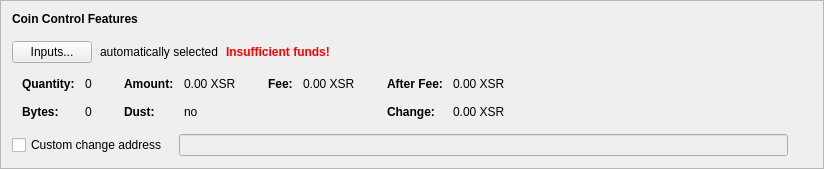
      <widget class="QFrame" name="frameCoinControl">
       <property name="sizePolicy">
        <sizepolicy hsizetype="Preferred" vsizetype="Fixed">
         <horstretch>0</horstretch>
         <verstretch>0</verstretch>
        </sizepolicy>
       </property>
       <property name="frameShape">
        <enum>QFrame::StyledPanel</enum>
       </property>
       <property name="frameShadow">
        <enum>QFrame::Raised</enum>
       </property>
       <layout class="QVBoxLayout" name="verticalLayout_4">
        <item>
         <layout class="QVBoxLayout" name="verticalLayoutCoinControl" stretch="0,0,0,0,0">
          <property name="spacing">
           <number>0</number>
          </property>
          <property name="sizeConstraint">
           <enum>QLayout::SetDefaultConstraint</enum>
          </property>
          <property name="leftMargin">
           <number>0</number>
          </property>
          <property name="topMargin">
           <number>0</number>
          </property>
          <item>
           <layout class="QHBoxLayout" name="horizontalLayoutCoinControl1">
            <property name="bottomMargin">
             <number>15</number>
            </property>
            <item>
             <widget class="QLabel" name="labelCoinControlFeatures">
              <property name="sizePolicy">
               <sizepolicy hsizetype="Preferred" vsizetype="Maximum">
                <horstretch>0</horstretch>
                <verstretch>0</verstretch>
               </sizepolicy>
              </property>
              <property name="font">
               <font>
                <weight>75</weight>
                <bold>true</bold>
               </font>
              </property>
              <property name="styleSheet">
               <string notr="true">font-weight:bold;</string>
              </property>
              <property name="text">
               <string>Coin Control Features</string>
              </property>
             </widget>
            </item>
           </layout>
          </item>
          <item>
           <layout class="QHBoxLayout" name="horizontalLayoutCoinControl2" stretch="0,0,0,0">
            <property name="spacing">
             <number>8</number>
            </property>
            <property name="bottomMargin">
             <number>10</number>
            </property>
            <item>
             <widget class="QPushButton" name="pushButtonCoinControl">
              <property name="styleSheet">
               <string notr="true"/>
              </property>
              <property name="text">
               <string>Inputs...</string>
              </property>
              <property name="autoDefault">
               <bool>false</bool>
              </property>
             </widget>
            </item>
            <item>
             <widget class="QLabel" name="labelCoinControlAutomaticallySelected">
              <property name="text">
               <string>automatically selected</string>
              </property>
              <property name="margin">
               <number>5</number>
              </property>
             </widget>
            </item>
            <item>
             <widget class="QLabel" name="labelCoinControlInsuffFunds">
              <property name="font">
               <font>
                <weight>75</weight>
                <bold>true</bold>
               </font>
              </property>
              <property name="styleSheet">
               <string notr="true">color:red;font-weight:bold;</string>
              </property>
              <property name="text">
               <string>Insufficient funds!</string>
              </property>
              <property name="margin">
               <number>5</number>
              </property>
             </widget>
            </item>
            <item>
             <spacer name="horizontalSpacerCoinControl">
              <property name="orientation">
               <enum>Qt::Horizontal</enum>
              </property>
              <property name="sizeHint" stdset="0">
               <size>
                <width>40</width>
                <height>1</height>
               </size>
              </property>
             </spacer>
            </item>
           </layout>
          </item>
          <item>
           <widget class="QWidget" name="widgetCoinControl" native="true">
            <property name="sizePolicy">
             <sizepolicy hsizetype="Preferred" vsizetype="Preferred">
              <horstretch>0</horstretch>
              <verstretch>0</verstretch>
             </sizepolicy>
            </property>
            <property name="minimumSize">
             <size>
              <width>0</width>
              <height>0</height>
             </size>
            </property>
            <property name="styleSheet">
             <string notr="true"/>
            </property>
            <layout class="QHBoxLayout" name="horizontalLayoutCoinControl5">
             <property name="leftMargin">
              <number>0</number>
             </property>
             <property name="topMargin">
              <number>0</number>
             </property>
             <property name="rightMargin">
              <number>0</number>
             </property>
             <property name="bottomMargin">
              <number>0</number>
             </property>
             <item>
              <layout class="QHBoxLayout" name="horizontalLayoutCoinControl3" stretch="0,0,0,1">
               <property name="spacing">
                <number>20</number>
               </property>
               <property name="topMargin">
                <number>0</number>
               </property>
               <property name="bottomMargin">
                <number>10</number>
               </property>
               <item>
                <layout class="QFormLayout" name="formLayoutCoinControl1">
                 <property name="horizontalSpacing">
                  <number>10</number>
                 </property>
                 <property name="verticalSpacing">
                  <number>14</number>
                 </property>
                 <property name="leftMargin">
                  <number>10</number>
                 </property>
                 <property name="topMargin">
                  <number>4</number>
                 </property>
                 <property name="rightMargin">
                  <number>6</number>
                 </property>
                 <item row="0" column="0">
                  <widget class="QLabel" name="labelCoinControlQuantityText">
                   <property name="font">
                    <font>
                     <weight>75</weight>
                     <bold>true</bold>
                    </font>
                   </property>
                   <property name="text">
                    <string>Quantity:</string>
                   </property>
                   <property name="margin">
                    <number>0</number>
                   </property>
                  </widget>
                 </item>
                 <item row="0" column="1">
                  <widget class="QLabel" name="labelCoinControlQuantity">
                   <property name="cursor">
                    <cursorShape>IBeamCursor</cursorShape>
                   </property>
                   <property name="contextMenuPolicy">
                    <enum>Qt::ActionsContextMenu</enum>
                   </property>
                   <property name="text">
                    <string notr="true">0</string>
                   </property>
                   <property name="margin">
                    <number>0</number>
                   </property>
                   <property name="textInteractionFlags">
                    <set>Qt::LinksAccessibleByMouse|Qt::TextSelectableByKeyboard|Qt::TextSelectableByMouse</set>
                   </property>
                  </widget>
                 </item>
                 <item row="1" column="0">
                  <widget class="QLabel" name="labelCoinControlBytesText">
                   <property name="font">
                    <font>
                     <weight>75</weight>
                     <bold>true</bold>
                    </font>
                   </property>
                   <property name="text">
                    <string>Bytes:</string>
                   </property>
                  </widget>
                 </item>
                 <item row="1" column="1">
                  <widget class="QLabel" name="labelCoinControlBytes">
                   <property name="cursor">
                    <cursorShape>IBeamCursor</cursorShape>
                   </property>
                   <property name="contextMenuPolicy">
                    <enum>Qt::ActionsContextMenu</enum>
                   </property>
                   <property name="text">
                    <string notr="true">0</string>
                   </property>
                   <property name="textInteractionFlags">
                    <set>Qt::LinksAccessibleByMouse|Qt::TextSelectableByKeyboard|Qt::TextSelectableByMouse</set>
                   </property>
                  </widget>
                 </item>
                </layout>
               </item>
               <item>
                <layout class="QFormLayout" name="formLayoutCoinControl2">
                 <property name="horizontalSpacing">
                  <number>10</number>
                 </property>
                 <property name="verticalSpacing">
                  <number>14</number>
                 </property>
                 <property name="leftMargin">
                  <number>6</number>
                 </property>
                 <property name="topMargin">
                  <number>4</number>
                 </property>
                 <property name="rightMargin">
                  <number>6</number>
                 </property>
                 <item row="0" column="0">
                  <widget class="QLabel" name="labelCoinControlAmountText">
                   <property name="font">
                    <font>
                     <weight>75</weight>
                     <bold>true</bold>
                    </font>
                   </property>
                   <property name="text">
                    <string>Amount:</string>
                   </property>
                   <property name="margin">
                    <number>0</number>
                   </property>
                  </widget>
                 </item>
                 <item row="0" column="1">
                  <widget class="QLabel" name="labelCoinControlAmount">
                   <property name="cursor">
                    <cursorShape>IBeamCursor</cursorShape>
                   </property>
                   <property name="contextMenuPolicy">
                    <enum>Qt::ActionsContextMenu</enum>
                   </property>
                   <property name="text">
                    <string notr="true">0.00 XSR</string>
                   </property>
                   <property name="textInteractionFlags">
                    <set>Qt::LinksAccessibleByMouse|Qt::TextSelectableByKeyboard|Qt::TextSelectableByMouse</set>
                   </property>
                  </widget>
                 </item>
                 <item row="1" column="0">
                  <widget class="QLabel" name="labelCoinControlLowOutputText">
                   <property name="font">
                    <font>
                     <weight>75</weight>
                     <bold>true</bold>
                    </font>
                   </property>
                   <property name="text">
                    <string>Dust:</string>
                   </property>
                  </widget>
                 </item>
                 <item row="1" column="1">
                  <widget class="QLabel" name="labelCoinControlLowOutput">
                   <property name="cursor">
                    <cursorShape>IBeamCursor</cursorShape>
                   </property>
                   <property name="contextMenuPolicy">
                    <enum>Qt::ActionsContextMenu</enum>
                   </property>
                   <property name="text">
                    <string notr="true">no</string>
                   </property>
                   <property name="textInteractionFlags">
                    <set>Qt::LinksAccessibleByMouse|Qt::TextSelectableByKeyboard|Qt::TextSelectableByMouse</set>
                   </property>
                  </widget>
                 </item>
                </layout>
               </item>
               <item>
                <layout class="QFormLayout" name="formLayoutCoinControl3">
                 <property name="horizontalSpacing">
                  <number>10</number>
                 </property>
                 <property name="verticalSpacing">
                  <number>14</number>
                 </property>
                 <property name="leftMargin">
                  <number>6</number>
                 </property>
                 <property name="topMargin">
                  <number>4</number>
                 </property>
                 <property name="rightMargin">
                  <number>6</number>
                 </property>
                 <item row="0" column="0">
                  <widget class="QLabel" name="labelCoinControlFeeText">
                   <property name="font">
                    <font>
                     <weight>75</weight>
                     <bold>true</bold>
                    </font>
                   </property>
                   <property name="text">
                    <string>Fee:</string>
                   </property>
                   <property name="margin">
                    <number>0</number>
                   </property>
                  </widget>
                 </item>
                 <item row="0" column="1">
                  <widget class="QLabel" name="labelCoinControlFee">
                   <property name="cursor">
                    <cursorShape>IBeamCursor</cursorShape>
                   </property>
                   <property name="contextMenuPolicy">
                    <enum>Qt::ActionsContextMenu</enum>
                   </property>
                   <property name="text">
                    <string notr="true">0.00 XSR</string>
                   </property>
                   <property name="textInteractionFlags">
                    <set>Qt::LinksAccessibleByMouse|Qt::TextSelectableByKeyboard|Qt::TextSelectableByMouse</set>
                   </property>
                  </widget>
                 </item>
                </layout>
               </item>
               <item>
                <layout class="QFormLayout" name="formLayoutCoinControl4">
                 <property name="horizontalSpacing">
                  <number>10</number>
                 </property>
                 <property name="verticalSpacing">
                  <number>14</number>
                 </property>
                 <property name="leftMargin">
                  <number>6</number>
                 </property>
                 <property name="topMargin">
                  <number>4</number>
                 </property>
                 <property name="rightMargin">
                  <number>6</number>
                 </property>
                 <item row="0" column="0">
                  <widget class="QLabel" name="labelCoinControlAfterFeeText">
                   <property name="font">
                    <font>
                     <weight>75</weight>
                     <bold>true</bold>
                    </font>
                   </property>
                   <property name="text">
                    <string>After Fee:</string>
                   </property>
                   <property name="margin">
                    <number>0</number>
                   </property>
                  </widget>
                 </item>
                 <item row="0" column="1">
                  <widget class="QLabel" name="labelCoinControlAfterFee">
                   <property name="cursor">
                    <cursorShape>IBeamCursor</cursorShape>
                   </property>
                   <property name="contextMenuPolicy">
                    <enum>Qt::ActionsContextMenu</enum>
                   </property>
                   <property name="text">
                    <string notr="true">0.00 XSR</string>
                   </property>
                   <property name="textInteractionFlags">
                    <set>Qt::LinksAccessibleByMouse|Qt::TextSelectableByKeyboard|Qt::TextSelectableByMouse</set>
                   </property>
                  </widget>
                 </item>
                 <item row="1" column="0">
                  <widget class="QLabel" name="labelCoinControlChangeText">
                   <property name="font">
                    <font>
                     <weight>75</weight>
                     <bold>true</bold>
                    </font>
                   </property>
                   <property name="text">
                    <string>Change:</string>
                   </property>
                  </widget>
                 </item>
                 <item row="1" column="1">
                  <widget class="QLabel" name="labelCoinControlChange">
                   <property name="cursor">
                    <cursorShape>IBeamCursor</cursorShape>
                   </property>
                   <property name="contextMenuPolicy">
                    <enum>Qt::ActionsContextMenu</enum>
                   </property>
                   <property name="text">
                    <string notr="true">0.00 XSR</string>
                   </property>
                   <property name="textInteractionFlags">
                    <set>Qt::LinksAccessibleByMouse|Qt::TextSelectableByKeyboard|Qt::TextSelectableByMouse</set>
                   </property>
                  </widget>
                 </item>
                </layout>
               </item>
              </layout>
             </item>
            </layout>
           </widget>
          </item>
          <item>
           <layout class="QHBoxLayout" name="horizontalLayoutCoinControl4" stretch="0,0,0">
            <property name="spacing">
             <number>12</number>
            </property>
            <property name="sizeConstraint">
             <enum>QLayout::SetDefaultConstraint</enum>
            </property>
            <property name="topMargin">
             <number>5</number>
            </property>
            <property name="rightMargin">
             <number>5</number>
            </property>
            <item>
             <widget class="QCheckBox" name="checkBoxCoinControlChange">
              <property name="toolTip">
               <string>If this is activated, but the change address is empty or invalid, change will be sent to a newly generated address.</string>
              </property>
              <property name="text">
               <string>Custom change address</string>
              </property>
             </widget>
            </item>
            <item>
             <widget class="QValidatedLineEdit" name="lineEditCoinControlChange">
              <property name="enabled">
               <bool>false</bool>
              </property>
              <property name="sizePolicy">
               <sizepolicy hsizetype="Expanding" vsizetype="Fixed">
                <horstretch>0</horstretch>
                <verstretch>0</verstretch>
               </sizepolicy>
              </property>
             </widget>
            </item>
            <item>
             <widget class="QLabel" name="labelCoinControlChangeLabel">
              <property name="sizePolicy">
               <sizepolicy hsizetype="Preferred" vsizetype="Expanding">
                <horstretch>0</horstretch>
                <verstretch>0</verstretch>
               </sizepolicy>
              </property>
              <property name="minimumSize">
               <size>
                <width>0</width>
                <height>0</height>
               </size>
              </property>
              <property name="text">
               <string/>
              </property>
              <property name="margin">
               <number>3</number>
              </property>
             </widget>
            </item>
           </layout>
          </item>
          <item>
           <spacer name="verticalSpacerCoinControl">
            <property name="orientation">
             <enum>Qt::Vertical</enum>
            </property>
            <property name="sizeType">
             <enum>QSizePolicy::Expanding</enum>
            </property>
            <property name="sizeHint" stdset="0">
             <size>
              <width>800</width>
              <height>1</height>
             </size>
            </property>
           </spacer>
          </item>
         </layout>
        </item>
       </layout>
      </widget>
